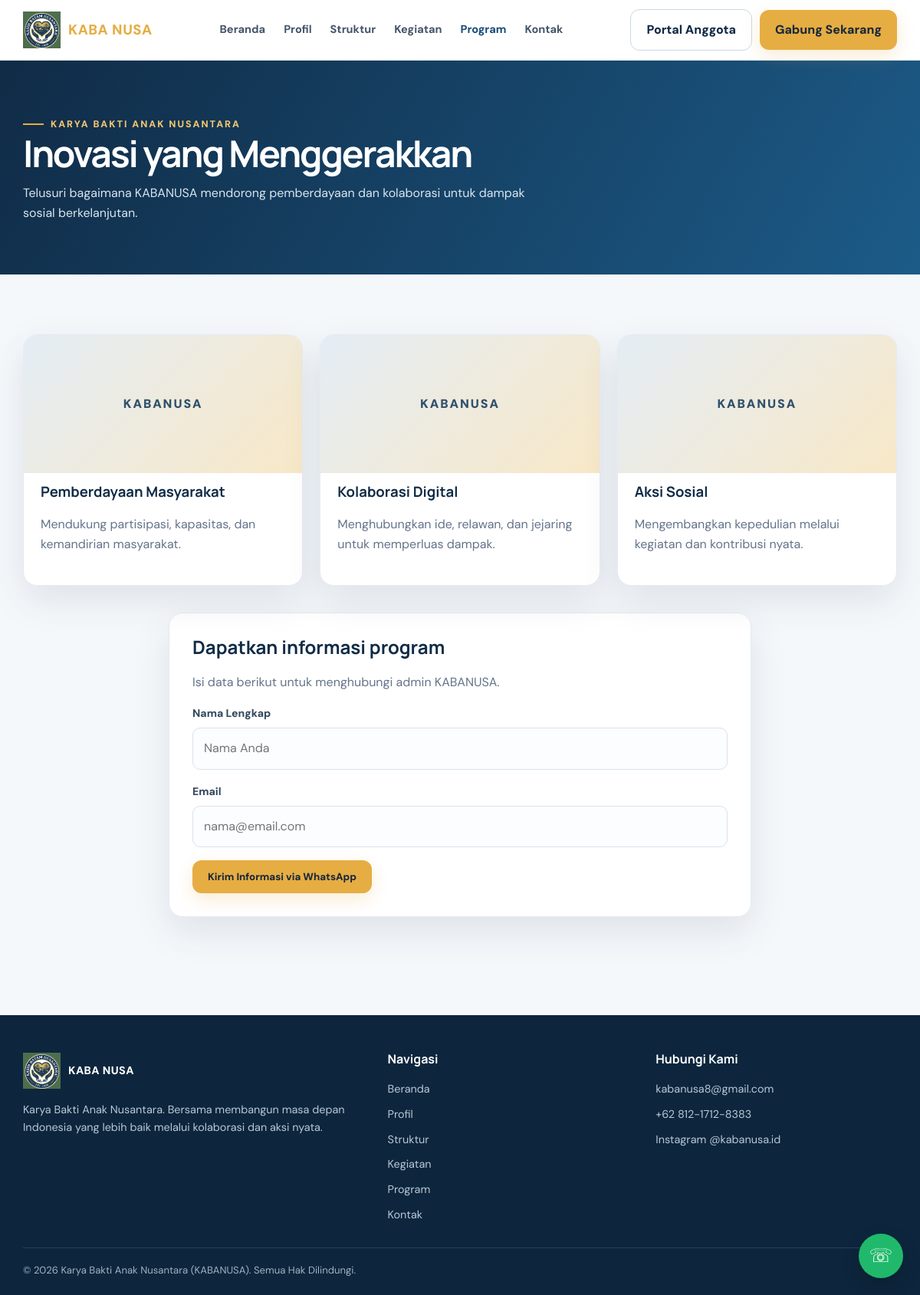
Screenshot of /program.php with the database file from the repository.
### tables this page shows
CREATE TABLE IF NOT EXISTS programs (
  id BIGINT UNSIGNED AUTO_INCREMENT PRIMARY KEY,
  judul VARCHAR(180) NOT NULL,
  deskripsi TEXT NOT NULL,
  gambar VARCHAR(255) DEFAULT NULL,
  status ENUM('draft','publikasi') NOT NULL DEFAULT 'draft',
  urutan INT NOT NULL DEFAULT 0,
  created_at TIMESTAMP NOT NULL DEFAULT CURRENT_TIMESTAMP,
  updated_at TIMESTAMP NULL DEFAULT NULL ON UPDATE CURRENT_TIMESTAMP
);

### includes/bootstrap.php (called while the page is built, shortened)
<?php
function db(): PDO
{
    static $pdo = null;
    if ($pdo instanceof PDO) return $pdo;
    $dsn = sprintf('mysql:host=%s;dbname=%s;charset=utf8mb4', DB_HOST, DB_NAME);
    $pdo = new PDO($dsn, DB_USER, DB_PASS, [
        PDO::ATTR_ERRMODE => PDO::ERRMODE_EXCEPTION,
        PDO::ATTR_DEFAULT_FETCH_MODE => PDO::FETCH_ASSOC,
        PDO::ATTR_EMULATE_PREPARES => false,
    ]);
    ensure_rbac_schema($pdo);
    return $pdo;
}
function e(?string $value): string
{
    return htmlspecialchars((string)$value, ENT_QUOTES | ENT_SUBSTITUTE, 'UTF-8');
}
function ensure_rbac_schema(PDO $pdo): void
{
    $checked = true;
    $roleAdded = false;
    $columns = [];
    foreach ($pdo->query('SHOW COLUMNS FROM admin_users')->fetchAll() as $column) {
        $columns[(string)$column['Field']] = true;
    }
    $index = $pdo->query("SHOW INDEX FROM admin_users WHERE Key_name = 'uq_admin_account_slot'")->fetch();
}

### program.php (the view)
<?php require_once __DIR__.'/includes/site.php'; public_header('program'); public_page_hero(site_setting('program_page_eyebrow','KARYA BAKTI ANAK NUSANTARA'),site_setting('program_page_title','Inovasi yang Menggerakkan'),site_setting('program_page_intro','Telusuri bagaimana KABANUSA mendorong pemberdayaan dan kolaborasi untuk dampak sosial berkelanjutan.'));
$rows=db()->query("SELECT * FROM programs WHERE status='publikasi' ORDER BY urutan,id")->fetchAll(); ?>
<main class="section"><div class="container"><?php if(!$rows): ?><div class="empty-state">Informasi program akan segera diperbarui.</div><?php else: ?><div class="grid-3"><?php foreach($rows as $r): ?><article class="card content-card"><?php if($r['gambar']): ?><img src="<?= e($r['gambar']) ?>" alt="<?= e($r['judul']) ?>"><?php else: ?><div class="content-card-placeholder">KABANUSA</div><?php endif; ?><h3><?= e($r['judul']) ?></h3><p><?= nl2br(e($r['deskripsi'])) ?></p></article><?php endforeach; ?></div><?php endif; ?><div class="form-card" style="margin-top:35px"><h2>Dapatkan informasi program</h2><p class="muted">Isi data berikut untuk menghubungi admin KABANUSA.</p><form data-whatsapp data-subject="permintaan informasi program"><div class="field"><label>Nama Lengkap</label><input name="nama" required placeholder="Nama Anda"></div><div class="field"><label>Email</label><input name="email" type="email" required placeholder="nama@email.com"></div><button class="btn btn-primary">Kirim Informasi via WhatsApp</button><div class="form-status"></div></form></div></div></main>
<?php public_footer(); ?>

### includes/site.php (shortened to what this page needs)
<?php
require_once __DIR__ . '/bootstrap.php';
function site_setting(string $key, string $fallback = ''): string {
    static $cache = null;
    if ($cache === null) {
        $cache = [];
        try {
            foreach (db()->query('SELECT setting_key, setting_value FROM site_settings')->fetchAll() as $row) {
                $cache[$row['setting_key']] = (string)$row['setting_value'];
            }
        } catch (Throwable $e) { $cache = []; }
    }
    return array_key_exists($key, $cache) && $cache[$key] !== '' ? $cache[$key] : $fallback;
}
function site_whatsapp_link(string $message = ''): string {
    $number = preg_replace('/\D+/', '', site_setting('contact_whatsapp', '6281217128383'));
    return 'https://wa.me/' . $number . ($message !== '' ? '?text=' . rawurlencode($message) : '');
}
function public_header(string $active = ''): void {
    $logo = site_setting('logo_path', 'assets/Logo_Kabanusa.png');
    $nav = [
        'index' => ['Beranda','index.php'], 'profil' => ['Profil','profil.php'],
        'struktur' => ['Struktur','struktur.php'], 'kegiatan' => ['Kegiatan','kegiatan.php'],
        'program' => ['Program','program.php'], 'kontak' => ['Kontak','kontak.php']
    ]; ?>
<!doctype html><html lang="id"><head><link rel="stylesheet" href="style.css"></head><body data-whatsapp-number="<?= e(preg_replace('/\D+/', '', site_setting('contact_whatsapp', '6281217128383'))) ?>">
<header class="site-header"><div class="container nav-wrap"><a class="brand" href="index.php"><img src="<?= e($logo) ?>" alt="Logo KABANUSA"><span><?= e(site_setting('brand_text','KABA NUSA')) ?></span></a><button class="menu-toggle" aria-label="Buka menu" aria-expanded="false">☰</button><nav class="nav-links" aria-label="Navigasi utama">
<?php foreach ($nav as $key => [$label,$href]): ?><a href="<?= e($href) ?>" class="<?= $active===$key?'active':'' ?>"><?= e($label) ?></a><?php endforeach; ?>
</nav><div class="nav-actions"><a class="btn btn-outline" href="portal-anggota.php">Portal Anggota</a><a class="btn btn-primary" href="daftar.php">Gabung Sekarang</a></div></div></header>
<?php
}
function public_footer(): void {
    $logo = site_setting('logo_path', 'assets/Logo_Kabanusa.png');
    $email = site_setting('contact_email','kabanusa8@gmail.com');
    $wa = preg_replace('/\D+/', '', site_setting('contact_whatsapp','6281217128383'));
    $waDisplay = site_setting('contact_phone_display','+62 812-1712-8383');
    $instagram = site_setting('contact_instagram','https://www.instagram.com/kabanusa.id/');
    $instagramLabel = site_setting('contact_instagram_label','@kabanusa.id'); ?>
<footer class="site-footer"><div class="container"><div class="footer-grid"><div><a class="brand" href="index.php"><img src="<?= e($logo) ?>" alt=""><span style="color:white"><?= e(site_setting('brand_text','KABA NUSA')) ?></span></a><p><?= e(site_setting('footer_description','Karya Bakti Anak Nusantara. Bersama membangun masa depan Indonesia yang lebih baik melalui kolaborasi dan aksi nyata.')) ?></p></div><div><h3>Navigasi</h3><div class="footer-links"><a href="index.php">Beranda</a><a href="profil.php">Profil</a><a href="struktur.php">Struktur</a><a href="kegiatan.php">Kegiatan</a><a href="program.php">Program</a><a href="kontak.php">Kontak</a></div></div><div><h3>Hubungi Kami</h3><div class="footer-links"><a href="mailto:<?= e($email) ?>"><?= e($email) ?></a><a href="https://wa.me/<?= e($wa) ?>" target="_blank" rel="noopener"><?= e($waDisplay) ?></a><a href="<?= e($instagram) ?>" target="_blank" rel="noopener">Instagram <?= e($instagramLabel) ?></a></div></div></div><div class="copyright">© <?= date('Y') ?> <?= e(site_setting('site_name','Karya Bakti Anak Nusantara (KABANUSA)')) ?>. Semua Hak Dilindungi.</div></div></footer><a class="wa-float" href="<?= e(site_whatsapp_link('Halo Admin KABANUSA, saya ingin bertanya.')) ?>" target="_blank" rel="noopener" aria-label="Chat WhatsApp">☏</a><script src="script.js"></script></body></html><?php
}
function public_page_hero(string $eyebrow, string $title, string $description): void { ?>
<section class="page-hero"><div class="container"><span class="eyebrow"><?= e($eyebrow) ?></span><h1><?= e($title) ?></h1><p><?= e($description) ?></p></div></section>
<?php }

### style.css (style rules this page uses)
:root { --navy:#102b46;--blue:#174c78;--gold:#e6ad43;--ink:#172638;--muted:#64748b;--paper:#f5f8fb;--white:#fff;--line:#e5ebf1;--shadow:0 18px 50px rgba(16,43,70,.10) }
* { box-sizing:border-box }
html { scroll-behavior:smooth }
body { margin:0;background:var(--paper);color:var(--ink);font-family:'DM Sans',sans-serif;line-height:1.65 }
a { color:inherit;text-decoration:none }
img { max-width:100%;display:block }
.container { width:min(1140px,calc(100% - 40px));margin:auto }
.site-header { position:sticky;top:0;z-index:50;background:rgba(255,255,255,.94);backdrop-filter:blur(14px);border-bottom:1px solid rgba(229,235,241,.9) }
.nav-wrap { height:78px;display:flex;align-items:center;justify-content:space-between;gap:24px }
.brand { display:flex;align-items:center;gap:10px;font-weight:800;color:var(--navy);font-size:1.15rem;letter-spacing:.03em }
.brand img { width:49px;height:49px;object-fit:contain }
.brand span { color:var(--gold) }
.nav-links { display:flex;align-items:center;gap:24px }
.nav-links a { font-size:.91rem;font-weight:700;color:#43556a;transition:.2s }
.nav-links a:hover,.nav-links a.active { color:var(--blue) }
.nav-actions { display:flex;align-items:center;gap:10px }
.btn { display:inline-flex;align-items:center;justify-content:center;gap:8px;border:0;border-radius:12px;padding:13px 20px;font-weight:800;font-family:inherit;cursor:pointer;transition:.2s }
.btn-primary { background:var(--gold);color:#18283a;box-shadow:0 8px 22px rgba(230,173,67,.23) }
.btn-outline { border:1px solid #cbd7e2;color:var(--navy);background:#fff }
.eyebrow { display:inline-flex;align-items:center;gap:9px;color:#f4c66f;font-size:.78rem;font-weight:800;letter-spacing:.16em;text-transform:uppercase }
.eyebrow:before { content:'';width:27px;height:2px;background:var(--gold) }
h1,h2,h3 { font-family:Manrope,sans-serif;line-height:1.18;margin:0 0 18px }
h1 { font-size:clamp(2.35rem,5vw,4.3rem);letter-spacing:-.045em }
.section { padding:78px 0 }
.stat-card,.card,.form-card,.info-card { background:#fff;border:1px solid var(--line);border-radius:18px;box-shadow:var(--shadow) }
.grid-3 { display:grid;grid-template-columns:repeat(3,1fr);gap:22px }
.card { padding:27px;transition:.25s }
.card h3 { font-size:1.16rem;color:var(--navy) }
.card p { color:var(--muted);margin:0 0 18px }
.page-hero { background:linear-gradient(120deg,var(--navy),#1c5b88);color:#fff;padding:66px 0 }
.page-hero h1 { font-size:clamp(2rem,4vw,3.2rem);margin-bottom:10px }
.page-hero p { color:#d9e5ee;margin:0;max-width:680px }
.form-card { padding:30px;max-width:760px;margin:auto }
.form-card h2 { color:var(--navy);font-size:1.5rem }
.field { margin-bottom:17px }
.field label { display:block;font-size:.88rem;font-weight:800;color:#34495e;margin-bottom:7px }
.field input,.field select,.field textarea { width:100%;border:1px solid #d9e2ea;border-radius:10px;padding:13px 14px;font:inherit;color:var(--ink);background:#fbfdff;outline:none;transition:.2s }
.site-footer { background:#0d263d;color:#d5e0e9;padding:48px 0 22px;margin-top:50px }
.footer-grid { display:grid;grid-template-columns:1.4fr 1fr 1fr;gap:35px }
.site-footer h3 { color:#fff;font-size:1rem }
.site-footer p,.site-footer a { color:#b8c8d6;font-size:.9rem }
.footer-links { display:grid;gap:9px }
.copyright { border-top:1px solid rgba(255,255,255,.12);margin-top:30px;padding-top:18px;font-size:.82rem;color:#9fb2c2 }
.wa-float { position:fixed;right:22px;bottom:22px;z-index:60;width:58px;height:58px;border-radius:50%;display:grid;place-items:center;background:#20b96b;color:white;font-size:1.55rem;box-shadow:0 10px 25px rgba(0,0,0,.2) }
.muted { color:var(--muted) }
.content-card { overflow:hidden;padding:0 0 22px }
.content-card h3,.content-card p,.content-card small { margin-left:22px;margin-right:22px }
.content-card h3 { margin-top:14px }
.content-card-placeholder { height:180px;display:grid;place-items:center;background:linear-gradient(135deg,#e4edf5,#f8e8c7);color:#31516c;font-weight:900;letter-spacing:.12em }

### rows the page displays
programs: shows "KABANUSA", judul "Pemberdayaan Masyarakat", deskripsi "Mendukung partisipasi, kapasitas, dan kemandirian masyarakat."
programs: shows "KABANUSA", judul "Kolaborasi Digital", deskripsi "Menghubungkan ide, relawan, dan jejaring untuk memperluas dampak."
programs: shows "KABANUSA", judul "Aksi Sosial", deskripsi "Mengembangkan kepedulian melalui kegiatan dan kontribusi nyata."

### other values shown
site_setting('brand_text','KABA NUSA') "KABA NUSA"
$label "Beranda"
$label "Profil"
$label "Struktur"
$label "Kegiatan"
$label "Program"
$label "Kontak"
$eyebrow "KARYA BAKTI ANAK NUSANTARA"
$title "Inovasi yang Menggerakkan"
$description "Telusuri bagaimana KABANUSA mendorong pemberdayaan dan kolaborasi untuk dampak sosial berkelanjutan."
$email "kabanusa8@gmail.com"
$waDisplay "+62 812-1712-8383"
$instagramLabel "@kabanusa.id"
site_setting('site_name','Karya Bakti Anak Nusantara (KABANUSA)') "Karya Bakti Anak Nusantara (KABANUSA)"
